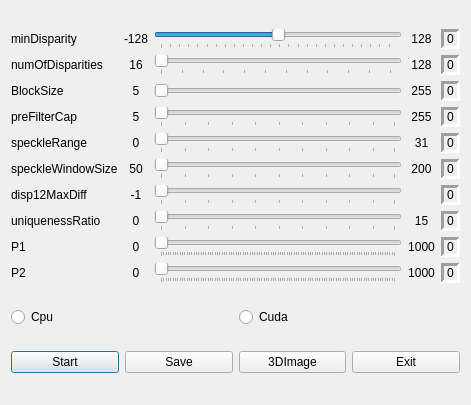
<?xml version="1.0" encoding="UTF-8"?>
<ui version="4.0">
 <class>DialogSemiGlobalBlockMatching</class>
 <widget class="QDialog" name="DialogSemiGlobalBlockMatching">
  <property name="geometry">
   <rect>
    <x>0</x>
    <y>0</y>
    <width>471</width>
    <height>405</height>
   </rect>
  </property>
  <property name="windowTitle">
   <string>Dialog</string>
  </property>
  <layout class="QGridLayout" name="gridLayout_2">
   <item row="0" column="0">
    <layout class="QGridLayout" name="gridLayout">
     <item row="7" column="4">
      <widget class="QLabel" name="labelUniquenessRatioValue">
       <property name="frameShape">
        <enum>QFrame::Panel</enum>
       </property>
       <property name="frameShadow">
        <enum>QFrame::Sunken</enum>
       </property>
       <property name="lineWidth">
        <number>3</number>
       </property>
       <property name="text">
        <string>0</string>
       </property>
       <property name="margin">
        <number>2</number>
       </property>
      </widget>
     </item>
     <item row="6" column="0">
      <widget class="QLabel" name="label_6">
       <property name="text">
        <string>disp12MaxDiff</string>
       </property>
      </widget>
     </item>
     <item row="4" column="1">
      <widget class="QLabel" name="label_14">
       <property name="frameShape">
        <enum>QFrame::NoFrame</enum>
       </property>
       <property name="text">
        <string>0</string>
       </property>
       <property name="alignment">
        <set>Qt::AlignCenter</set>
       </property>
      </widget>
     </item>
     <item row="3" column="1">
      <widget class="QLabel" name="label_13">
       <property name="frameShape">
        <enum>QFrame::NoFrame</enum>
       </property>
       <property name="text">
        <string>5</string>
       </property>
       <property name="alignment">
        <set>Qt::AlignCenter</set>
       </property>
      </widget>
     </item>
     <item row="5" column="4">
      <widget class="QLabel" name="labelSpeckleWindowSizeValue">
       <property name="frameShape">
        <enum>QFrame::Panel</enum>
       </property>
       <property name="frameShadow">
        <enum>QFrame::Sunken</enum>
       </property>
       <property name="lineWidth">
        <number>3</number>
       </property>
       <property name="text">
        <string>0</string>
       </property>
       <property name="margin">
        <number>2</number>
       </property>
      </widget>
     </item>
     <item row="6" column="3">
      <widget class="QLabel" name="label_24">
       <property name="frameShape">
        <enum>QFrame::NoFrame</enum>
       </property>
       <property name="text">
        <string/>
       </property>
      </widget>
     </item>
     <item row="8" column="0">
      <widget class="QLabel" name="label_8">
       <property name="text">
        <string>P1</string>
       </property>
      </widget>
     </item>
     <item row="0" column="4">
      <widget class="QLabel" name="labelMinDisparityValue">
       <property name="enabled">
        <bool>true</bool>
       </property>
       <property name="sizePolicy">
        <sizepolicy hsizetype="Preferred" vsizetype="Preferred">
         <horstretch>0</horstretch>
         <verstretch>0</verstretch>
        </sizepolicy>
       </property>
       <property name="minimumSize">
        <size>
         <width>0</width>
         <height>0</height>
        </size>
       </property>
       <property name="sizeIncrement">
        <size>
         <width>0</width>
         <height>0</height>
        </size>
       </property>
       <property name="baseSize">
        <size>
         <width>0</width>
         <height>0</height>
        </size>
       </property>
       <property name="frameShape">
        <enum>QFrame::Panel</enum>
       </property>
       <property name="frameShadow">
        <enum>QFrame::Sunken</enum>
       </property>
       <property name="lineWidth">
        <number>3</number>
       </property>
       <property name="midLineWidth">
        <number>0</number>
       </property>
       <property name="text">
        <string>0</string>
       </property>
       <property name="alignment">
        <set>Qt::AlignCenter</set>
       </property>
       <property name="wordWrap">
        <bool>false</bool>
       </property>
       <property name="margin">
        <number>2</number>
       </property>
      </widget>
     </item>
     <item row="8" column="3">
      <widget class="QLabel" name="label_26">
       <property name="frameShape">
        <enum>QFrame::NoFrame</enum>
       </property>
       <property name="text">
        <string>1000</string>
       </property>
       <property name="alignment">
        <set>Qt::AlignCenter</set>
       </property>
      </widget>
     </item>
     <item row="9" column="1">
      <widget class="QLabel" name="label_19">
       <property name="frameShape">
        <enum>QFrame::NoFrame</enum>
       </property>
       <property name="text">
        <string>0</string>
       </property>
       <property name="alignment">
        <set>Qt::AlignCenter</set>
       </property>
      </widget>
     </item>
     <item row="5" column="3">
      <widget class="QLabel" name="label_23">
       <property name="frameShape">
        <enum>QFrame::NoFrame</enum>
       </property>
       <property name="text">
        <string>200</string>
       </property>
       <property name="alignment">
        <set>Qt::AlignCenter</set>
       </property>
      </widget>
     </item>
     <item row="5" column="2">
      <widget class="QSlider" name="sliderSpeckleWindowSize">
       <property name="orientation">
        <enum>Qt::Horizontal</enum>
       </property>
       <property name="tickPosition">
        <enum>QSlider::TicksBelow</enum>
       </property>
      </widget>
     </item>
     <item row="5" column="1">
      <widget class="QLabel" name="label_15">
       <property name="frameShape">
        <enum>QFrame::NoFrame</enum>
       </property>
       <property name="text">
        <string>50</string>
       </property>
       <property name="alignment">
        <set>Qt::AlignCenter</set>
       </property>
      </widget>
     </item>
     <item row="7" column="0">
      <widget class="QLabel" name="label_7">
       <property name="text">
        <string>uniquenessRatio</string>
       </property>
      </widget>
     </item>
     <item row="7" column="1">
      <widget class="QLabel" name="label_17">
       <property name="frameShape">
        <enum>QFrame::NoFrame</enum>
       </property>
       <property name="text">
        <string>0</string>
       </property>
       <property name="alignment">
        <set>Qt::AlignCenter</set>
       </property>
      </widget>
     </item>
     <item row="0" column="3">
      <widget class="QLabel" name="label_11">
       <property name="frameShape">
        <enum>QFrame::NoFrame</enum>
       </property>
       <property name="text">
        <string>128</string>
       </property>
       <property name="alignment">
        <set>Qt::AlignCenter</set>
       </property>
       <property name="wordWrap">
        <bool>false</bool>
       </property>
      </widget>
     </item>
     <item row="6" column="1">
      <widget class="QLabel" name="label_16">
       <property name="frameShape">
        <enum>QFrame::NoFrame</enum>
       </property>
       <property name="text">
        <string>-1</string>
       </property>
       <property name="alignment">
        <set>Qt::AlignCenter</set>
       </property>
      </widget>
     </item>
     <item row="8" column="2">
      <widget class="QSlider" name="sliderP1">
       <property name="maximum">
        <number>1000</number>
       </property>
       <property name="orientation">
        <enum>Qt::Horizontal</enum>
       </property>
       <property name="tickPosition">
        <enum>QSlider::TicksBelow</enum>
       </property>
      </widget>
     </item>
     <item row="1" column="3">
      <widget class="QLabel" name="label_20">
       <property name="frameShape">
        <enum>QFrame::NoFrame</enum>
       </property>
       <property name="text">
        <string>128</string>
       </property>
       <property name="alignment">
        <set>Qt::AlignCenter</set>
       </property>
      </widget>
     </item>
     <item row="0" column="2">
      <widget class="QSlider" name="sliderMinDisparity">
       <property name="minimum">
        <number>-128</number>
       </property>
       <property name="maximum">
        <number>128</number>
       </property>
       <property name="orientation">
        <enum>Qt::Horizontal</enum>
       </property>
       <property name="tickPosition">
        <enum>QSlider::TicksBelow</enum>
       </property>
      </widget>
     </item>
     <item row="9" column="4">
      <widget class="QLabel" name="labelP2Value">
       <property name="frameShape">
        <enum>QFrame::Panel</enum>
       </property>
       <property name="frameShadow">
        <enum>QFrame::Sunken</enum>
       </property>
       <property name="lineWidth">
        <number>3</number>
       </property>
       <property name="text">
        <string>0</string>
       </property>
       <property name="margin">
        <number>2</number>
       </property>
      </widget>
     </item>
     <item row="4" column="0">
      <widget class="QLabel" name="label_4">
       <property name="text">
        <string>speckleRange</string>
       </property>
      </widget>
     </item>
     <item row="1" column="2">
      <widget class="QSlider" name="sliderNumOfDisparities">
       <property name="minimum">
        <number>16</number>
       </property>
       <property name="maximum">
        <number>128</number>
       </property>
       <property name="orientation">
        <enum>Qt::Horizontal</enum>
       </property>
       <property name="tickPosition">
        <enum>QSlider::TicksBelow</enum>
       </property>
      </widget>
     </item>
     <item row="8" column="1">
      <widget class="QLabel" name="label_18">
       <property name="frameShape">
        <enum>QFrame::NoFrame</enum>
       </property>
       <property name="text">
        <string>0</string>
       </property>
       <property name="alignment">
        <set>Qt::AlignCenter</set>
       </property>
      </widget>
     </item>
     <item row="1" column="4">
      <widget class="QLabel" name="labelNumOfDisparitiesValue">
       <property name="frameShape">
        <enum>QFrame::Panel</enum>
       </property>
       <property name="frameShadow">
        <enum>QFrame::Sunken</enum>
       </property>
       <property name="lineWidth">
        <number>3</number>
       </property>
       <property name="text">
        <string>0</string>
       </property>
       <property name="margin">
        <number>2</number>
       </property>
      </widget>
     </item>
     <item row="2" column="0">
      <widget class="QLabel" name="label_28">
       <property name="text">
        <string>BlockSize</string>
       </property>
      </widget>
     </item>
     <item row="9" column="0">
      <widget class="QLabel" name="label_9">
       <property name="text">
        <string>P2</string>
       </property>
      </widget>
     </item>
     <item row="8" column="4">
      <widget class="QLabel" name="labelP1Value">
       <property name="frameShape">
        <enum>QFrame::Panel</enum>
       </property>
       <property name="frameShadow">
        <enum>QFrame::Sunken</enum>
       </property>
       <property name="lineWidth">
        <number>3</number>
       </property>
       <property name="text">
        <string>0</string>
       </property>
       <property name="margin">
        <number>2</number>
       </property>
      </widget>
     </item>
     <item row="2" column="2">
      <widget class="QSlider" name="sliderBlockSize">
       <property name="minimum">
        <number>5</number>
       </property>
       <property name="maximum">
        <number>55</number>
       </property>
       <property name="singleStep">
        <number>2</number>
       </property>
       <property name="orientation">
        <enum>Qt::Horizontal</enum>
       </property>
      </widget>
     </item>
     <item row="7" column="2">
      <widget class="QSlider" name="sliderUniquessRatio">
       <property name="orientation">
        <enum>Qt::Horizontal</enum>
       </property>
       <property name="tickPosition">
        <enum>QSlider::TicksBelow</enum>
       </property>
      </widget>
     </item>
     <item row="6" column="4">
      <widget class="QLabel" name="labelDisp12MaxDiffValue">
       <property name="frameShape">
        <enum>QFrame::Panel</enum>
       </property>
       <property name="frameShadow">
        <enum>QFrame::Sunken</enum>
       </property>
       <property name="lineWidth">
        <number>3</number>
       </property>
       <property name="text">
        <string>0</string>
       </property>
       <property name="margin">
        <number>2</number>
       </property>
      </widget>
     </item>
     <item row="7" column="3">
      <widget class="QLabel" name="label_25">
       <property name="frameShape">
        <enum>QFrame::NoFrame</enum>
       </property>
       <property name="text">
        <string>15</string>
       </property>
       <property name="alignment">
        <set>Qt::AlignCenter</set>
       </property>
      </widget>
     </item>
     <item row="4" column="3">
      <widget class="QLabel" name="label_22">
       <property name="frameShape">
        <enum>QFrame::NoFrame</enum>
       </property>
       <property name="text">
        <string>31</string>
       </property>
       <property name="alignment">
        <set>Qt::AlignCenter</set>
       </property>
      </widget>
     </item>
     <item row="6" column="2">
      <widget class="QSlider" name="sliderDisp12MaxDiff">
       <property name="orientation">
        <enum>Qt::Horizontal</enum>
       </property>
       <property name="tickPosition">
        <enum>QSlider::TicksBelow</enum>
       </property>
      </widget>
     </item>
     <item row="9" column="3">
      <widget class="QLabel" name="label_27">
       <property name="frameShape">
        <enum>QFrame::NoFrame</enum>
       </property>
       <property name="text">
        <string>1000</string>
       </property>
       <property name="alignment">
        <set>Qt::AlignCenter</set>
       </property>
      </widget>
     </item>
     <item row="2" column="4">
      <widget class="QLabel" name="labelBlockSizeValue">
       <property name="frameShape">
        <enum>QFrame::Panel</enum>
       </property>
       <property name="frameShadow">
        <enum>QFrame::Sunken</enum>
       </property>
       <property name="lineWidth">
        <number>3</number>
       </property>
       <property name="text">
        <string>0</string>
       </property>
       <property name="margin">
        <number>2</number>
       </property>
      </widget>
     </item>
     <item row="1" column="1">
      <widget class="QLabel" name="label_12">
       <property name="frameShape">
        <enum>QFrame::NoFrame</enum>
       </property>
       <property name="text">
        <string>16</string>
       </property>
       <property name="alignment">
        <set>Qt::AlignCenter</set>
       </property>
      </widget>
     </item>
     <item row="1" column="0">
      <widget class="QLabel" name="label_2">
       <property name="text">
        <string>numOfDisparities</string>
       </property>
      </widget>
     </item>
     <item row="2" column="1">
      <widget class="QLabel" name="label_29">
       <property name="frameShape">
        <enum>QFrame::NoFrame</enum>
       </property>
       <property name="text">
        <string>5</string>
       </property>
       <property name="alignment">
        <set>Qt::AlignCenter</set>
       </property>
      </widget>
     </item>
     <item row="4" column="2">
      <widget class="QSlider" name="sliderSpeckleRange">
       <property name="orientation">
        <enum>Qt::Horizontal</enum>
       </property>
       <property name="tickPosition">
        <enum>QSlider::TicksBelow</enum>
       </property>
      </widget>
     </item>
     <item row="3" column="2">
      <widget class="QSlider" name="sliderPreFilterCap">
       <property name="orientation">
        <enum>Qt::Horizontal</enum>
       </property>
       <property name="tickPosition">
        <enum>QSlider::TicksBelow</enum>
       </property>
      </widget>
     </item>
     <item row="0" column="1">
      <widget class="QLabel" name="label_10">
       <property name="frameShape">
        <enum>QFrame::NoFrame</enum>
       </property>
       <property name="text">
        <string>-128</string>
       </property>
       <property name="alignment">
        <set>Qt::AlignCenter</set>
       </property>
      </widget>
     </item>
     <item row="5" column="0">
      <widget class="QLabel" name="label_5">
       <property name="text">
        <string>speckleWindowSize</string>
       </property>
      </widget>
     </item>
     <item row="0" column="0">
      <widget class="QLabel" name="label">
       <property name="text">
        <string>minDisparity</string>
       </property>
      </widget>
     </item>
     <item row="3" column="0">
      <widget class="QLabel" name="label_3">
       <property name="text">
        <string>preFilterCap</string>
       </property>
      </widget>
     </item>
     <item row="2" column="3">
      <widget class="QLabel" name="label_30">
       <property name="frameShape">
        <enum>QFrame::NoFrame</enum>
       </property>
       <property name="text">
        <string>255</string>
       </property>
       <property name="alignment">
        <set>Qt::AlignCenter</set>
       </property>
      </widget>
     </item>
     <item row="3" column="4">
      <widget class="QLabel" name="labelPreFilterCapValue">
       <property name="frameShape">
        <enum>QFrame::Panel</enum>
       </property>
       <property name="frameShadow">
        <enum>QFrame::Sunken</enum>
       </property>
       <property name="lineWidth">
        <number>3</number>
       </property>
       <property name="text">
        <string>0</string>
       </property>
       <property name="margin">
        <number>2</number>
       </property>
      </widget>
     </item>
     <item row="4" column="4">
      <widget class="QLabel" name="labelSpeckleRangeValue">
       <property name="frameShape">
        <enum>QFrame::Panel</enum>
       </property>
       <property name="frameShadow">
        <enum>QFrame::Sunken</enum>
       </property>
       <property name="lineWidth">
        <number>3</number>
       </property>
       <property name="text">
        <string>0</string>
       </property>
       <property name="margin">
        <number>2</number>
       </property>
      </widget>
     </item>
     <item row="3" column="3">
      <widget class="QLabel" name="label_21">
       <property name="frameShape">
        <enum>QFrame::NoFrame</enum>
       </property>
       <property name="text">
        <string>255</string>
       </property>
       <property name="alignment">
        <set>Qt::AlignCenter</set>
       </property>
      </widget>
     </item>
     <item row="9" column="2">
      <widget class="QSlider" name="sliderP2">
       <property name="maximum">
        <number>1000</number>
       </property>
       <property name="orientation">
        <enum>Qt::Horizontal</enum>
       </property>
       <property name="tickPosition">
        <enum>QSlider::TicksBelow</enum>
       </property>
      </widget>
     </item>
    </layout>
   </item>
   <item row="1" column="0">
    <layout class="QHBoxLayout" name="horizontalLayout_2">
     <item>
      <widget class="QRadioButton" name="radioButton">
       <property name="text">
        <string>Cpu</string>
       </property>
      </widget>
     </item>
     <item>
      <widget class="QRadioButton" name="radioButton_2">
       <property name="text">
        <string>Cuda</string>
       </property>
      </widget>
     </item>
    </layout>
   </item>
   <item row="2" column="0">
    <layout class="QHBoxLayout" name="horizontalLayout">
     <item>
      <widget class="QPushButton" name="btnStart">
       <property name="text">
        <string>Start</string>
       </property>
       <property name="autoDefault">
        <bool>false</bool>
       </property>
       <property name="default">
        <bool>true</bool>
       </property>
      </widget>
     </item>
     <item>
      <widget class="QPushButton" name="btnSave">
       <property name="text">
        <string>Save</string>
       </property>
      </widget>
     </item>
     <item>
      <widget class="QPushButton" name="pushButton">
       <property name="text">
        <string>3DImage</string>
       </property>
      </widget>
     </item>
     <item>
      <widget class="QPushButton" name="btnExit">
       <property name="text">
        <string>Exit</string>
       </property>
      </widget>
     </item>
    </layout>
   </item>
  </layout>
 </widget>
 <resources/>
 <connections/>
</ui>
